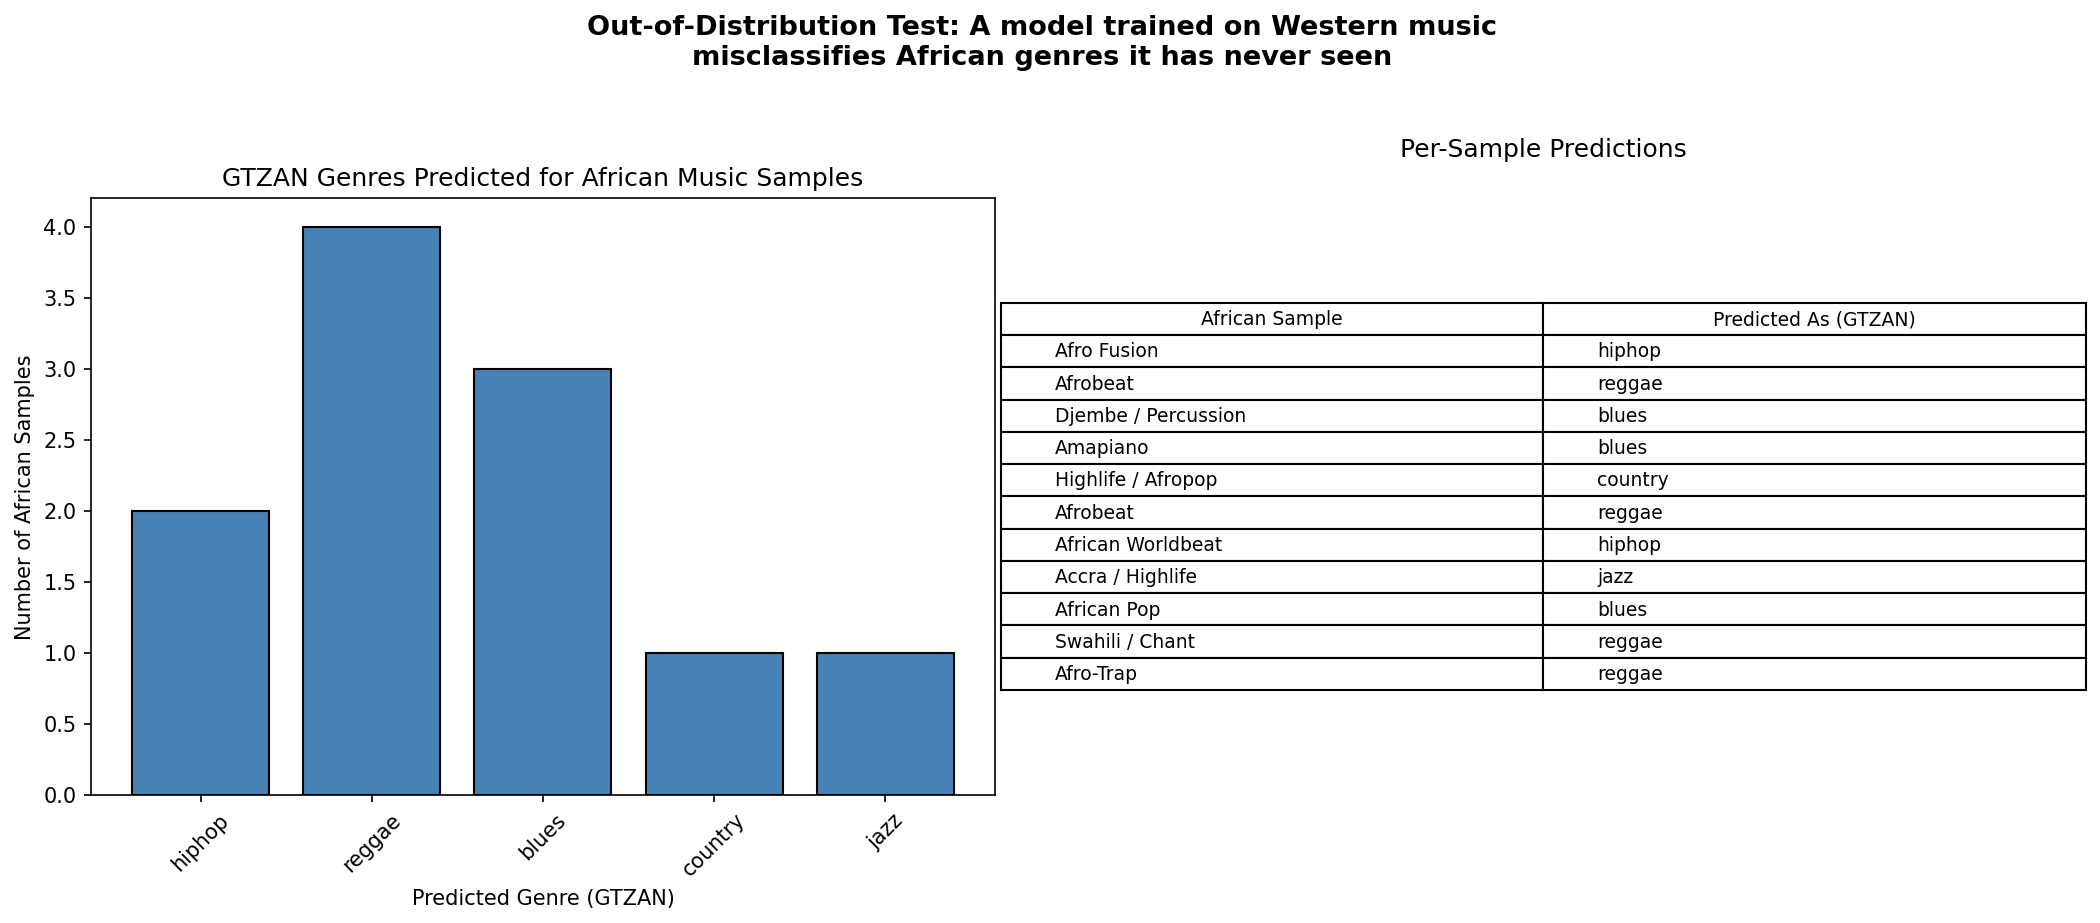

Source code (Python):
"""
Out-of-Distribution Test: African Music Genres
-----------------------------------------------
This script tests a pre-trained genre classifier (trained on GTZAN - Western genres only)
on African music samples from Pixabay (Afrobeat, Amapiano, Highlife, Djembe, Afro-trap).

The goal is to demonstrate the cultural blind spot of models trained exclusively
on Western music datasets. A model that performs well on GTZAN has never seen
the rhythmic, timbral, and harmonic patterns common in West African music traditions.

Author: Yacine Dosso
"""

import os
import numpy as np
import librosa
import matplotlib.pyplot as plt
import seaborn as sns
import pickle
from sklearn.preprocessing import LabelEncoder, StandardScaler



#  (mp3 files from Pixabay)
AFRICAN_SAMPLES_DIR = "./african_samples"


AFRICAN_SAMPLES = {
    "djovan-the-feet-know-461544.mp3":                          "Afro Fusion",
    "afrobeat_burnaboy.mp3": "Afrobeat",
    "jumpingbunny-djembe-rumba-cumbia-handpan-296538.mp3":      "Djembe / Percussion",
    "kontraa-unlock-me-amapiano-music-149058.mp3":              "Amapiano",
    "royaltyfreebeats-afrobeat-gitaar-beat-energieke-highlife-afropop-type-beat-mizik-316230.mp3": "Highlife / Afropop",
    "sonican-funky-afrobeat-music-feelgood-fashion-474483.mp3": "Afrobeat",
    "soundsbyamelia-uplifting-african-worldbeat-djembe-shakers-amp-voices-422975.mp3": "African Worldbeat",
    "u_98673jp944-accra-breeze-344789.mp3":                     "Accra / Highlife",
    "u_98673jp944-african-city-lights-470768.mp3":              "African Pop",
    "vjgalaxy-african-music-kilimanjaro-chant-estilo-swahili-02-438823.mp3": "Swahili / Chant",
    "yellowbirdbeats-afro-trap-x-guitar-x-banger-afrobeat-music-clear-a-path-318753.mp3": "Afro-Trap",
}

# GTZAN genres (what the model knows)
GTZAN_GENRES = ['blues', 'classical', 'country', 'disco',
                'hiphop', 'jazz', 'metal', 'pop', 'reggae', 'rock']


# FEATURE EXTRACTION (same as training pipeline)


def extract_features(file_path):
    y, sr = librosa.load(file_path, duration=30)

    mfccs = librosa.feature.mfcc(y=y, sr=sr, n_mfcc=13)
    mfccs_mean = np.mean(mfccs, axis=1).flatten()
    mfccs_std  = np.std(mfccs, axis=1).flatten()

    chroma = librosa.feature.chroma_stft(y=y, sr=sr)
    chroma_mean = np.mean(chroma, axis=1).flatten()

    tempo, _ = librosa.beat.beat_track(y=y, sr=sr)

    contrast = librosa.feature.spectral_contrast(y=y, sr=sr)
    contrast_mean = np.mean(contrast, axis=1).flatten()

    centroid  = librosa.feature.spectral_centroid(y=y, sr=sr)
    centroid_mean = np.mean(centroid)

    bandwidth = librosa.feature.spectral_bandwidth(y=y, sr=sr)
    bandwidth_mean = np.mean(bandwidth)

    zcr = librosa.feature.zero_crossing_rate(y)
    zcr_mean = np.mean(zcr)

    rolloff = librosa.feature.spectral_rolloff(y=y, sr=sr)
    rolloff_mean = np.mean(rolloff)

    feature_vector = np.concatenate([
        mfccs_mean,
        mfccs_std,
        chroma_mean,
        contrast_mean,
        np.array([float(tempo[0])]),
        np.array([zcr_mean]),
        np.array([rolloff_mean]),
        np.array([centroid_mean]),
        np.array([bandwidth_mean]),
    ])
    return feature_vector




#  loading saved model 
 
with open("best_model.pkl", "rb") as f:
     best_model = pickle.load(f)
with open("scaler.pkl", "rb") as f:
     scaler = pickle.load(f)





 
print("OUT-OF-DISTRIBUTION TEST: African Music Samples")
print("Model trained on: GTZAN (Western genres only)")
 

results = []

for filename, true_label in AFRICAN_SAMPLES.items():
    filepath = os.path.join(AFRICAN_SAMPLES_DIR, filename)
    if not os.path.exists(filepath):
        print(f"[MISSING] {filename}")
        continue
    try:
        features = extract_features(filepath)
        features_scaled = scaler.transform([features])
        predicted_genre = GTZAN_GENRES[best_model.predict(features_scaled)[0]]

        # Get confidence scores if model supports it
        if hasattr(best_model, "predict_proba"):
            proba = best_model.predict_proba(features_scaled)[0]
            confidence = max(proba) * 100
        elif hasattr(best_model, "decision_function"):
            scores = best_model.decision_function(features_scaled)[0]
            confidence = None  # SVM without proba
        else:
            confidence = None

        results.append({
            "file": true_label,
            "predicted": predicted_genre,
            "confidence": confidence
        })

        conf_str = f"(confidence: {confidence:.1f}%)" if confidence else ""
        print(f"  [{true_label}]")
        print(f"    Predicted as: {predicted_genre.upper()} {conf_str}\n")
    except Exception as e:
        print(f"  [ERROR] {filename}: {e}\n")


# VISUALIZATION: What did the model predict?

if results:
    labels       = [r["file"] for r in results]
    predictions  = [r["predicted"] for r in results]

    # Count how many times each GTZAN genre was predicted
    from collections import Counter
    pred_counts = Counter(predictions)

    fig, axes = plt.subplots(1, 2, figsize=(14, 6))

    # Plot 1: prediction distribution
    axes[0].bar(pred_counts.keys(), pred_counts.values(), color='steelblue', edgecolor='black')
    axes[0].set_title("GTZAN Genres Predicted for African Music Samples", fontsize=12)
    axes[0].set_xlabel("Predicted Genre (GTZAN)")
    axes[0].set_ylabel("Number of African Samples")
    axes[0].tick_params(axis='x', rotation=45)

    # Plot 2: per-sample prediction table
    axes[1].axis('off')
    table_data = [[r["file"], r["predicted"]] for r in results]
    table = axes[1].table(
        cellText=table_data,
        colLabels=["African Sample", "Predicted As (GTZAN)"],
        cellLoc='left',
        loc='center'
    )
    table.auto_set_font_size(False)
    table.set_fontsize(9)
    table.scale(1.2, 1.5)
    axes[1].set_title("Per-Sample Predictions", fontsize=12, pad=20)

    plt.suptitle(
        "Out-of-Distribution Test: A model trained on Western music\nmisclassifies African genres it has never seen",
        fontsize=13, fontweight='bold', y=1.02
    )
    plt.tight_layout()
    plt.savefig("ood_african_test.png", dpi=150, bbox_inches='tight')
    plt.show()
    print("\nVisualization saved as ood_african_test.png")

    # Summary
    print("SUMMARY")
    print("="*60)
    print(f"  Samples tested : {len(results)}")
    print(f"  Genres in model: {', '.join(GTZAN_GENRES)}")
    print(f"  African genres tested: Afrobeat, Amapiano, Highlife,")
    print(f"                         Djembe, Afro-Trap, Swahili Chant")
    print(f"\n  The model forced every African sample into a Western")
    print(f"  genre category, demonstrating that GTZAN-trained models")
    print(f"  have no framework to recognize non-Western musical traditions.")
  
